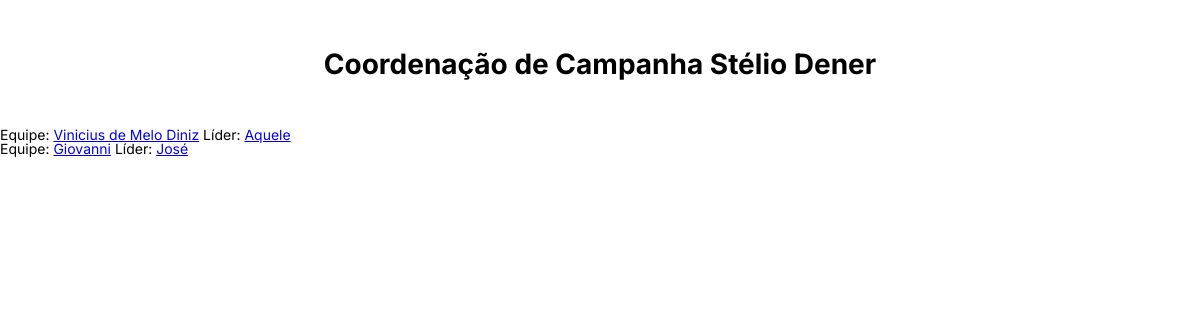
/líderes/, run on an earlier commit of the app's database.
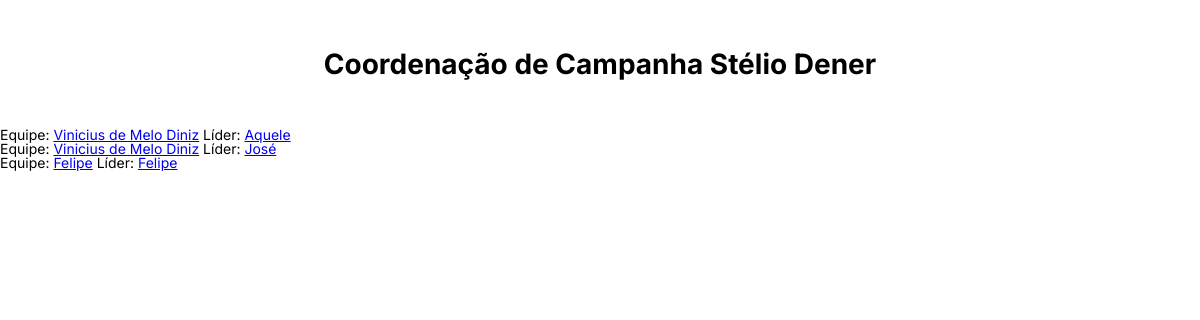
And on a later commit of the database.
### base/models.py (models this page shows, shortened)
class Equipe(models.Model):
    grupo = models.ForeignKey(Grupo, null=True, on_delete=models.RESTRICT)
    coordenador = models.ForeignKey(Pessoa, null=True, on_delete=models.RESTRICT)
    updated = models.DateTimeField(auto_now=True)
    created = models.DateTimeField(auto_now_add=True)
    def __str__(self):
        return self.coordenador.nome

class Pessoa(models.Model):
    nome = models.CharField(max_length=200)
    telefone = models.CharField(max_length=20, null=True, blank=True)
    logradouro = models.CharField(max_length=200, null=True, blank=True)
    bairro = models.CharField(max_length=200, null=True, blank=True)
    cidade = models.CharField(max_length=200, null=True, blank=True)
    cep = models.CharField(max_length=10, null=True, blank=True)
    cpf = models.CharField(max_length=14, null=True, blank=True, unique=True)
    nascimento = models.CharField(max_length=10, null=True, blank=True)
    updated = models.DateTimeField(auto_now=True)
    created = models.DateTimeField(auto_now_add=True)

class Líder(models.Model):
    equipe = models.ForeignKey(Equipe, null=True, on_delete=models.RESTRICT)
    líder = models.ForeignKey(Pessoa, null=True, on_delete=models.RESTRICT)
    updated = models.DateTimeField(auto_now=True)
    created = models.DateTimeField(auto_now_add=True)
    def __str__(self):
        return self.líder.nome

### base/views.py (called while the page is built)
def zipColaborador(colaboradores, superior_nome):
    colaboradores_tupla = []
    for colaborador in colaboradores:
        superior = getattr(colaborador, superior_nome)
        colaborador_tupla = (superior, colaborador)
        colaboradores_tupla.append(colaborador_tupla)
    return colaboradores_tupla

def líderes(request):
    líderes = Líder.objects.all()
    líderes_tupla = zipColaborador(líderes, 'equipe')
    context = {'colaboradores': líderes_tupla, 'colaborador_str': 'Líder',
               'colaborador_link': 'editar-líder', 'superior_str': 'Equipe', 'superior_link': 'editar-equipe'}
    return render(request, 'base/colaboradores.html', context)

### base/templates/base/colaboradores.html
{% extends 'main.html' %}
{% block content %}
    {% if colaborador_str == 'Grupo' %}
        {% for colaborador in colaboradores %}
            <div>
                {{colaborador_str}}: <a href="{% url colaborador_link colaborador.id %}">{{colaborador}}</a>
            </div>
        {% endfor %}
    {% else %}
        {% for superior, colaborador in colaboradores %}
            <div>
                {{superior_str}}: <a href="{% url superior_link superior.id %}">{{superior}}</a>
                {{colaborador_str}}: <a href="{% url colaborador_link colaborador.id %}">{{colaborador}}</a>
            </div>
        {% endfor %}
    {% endif %}
{% endblock content %}

What changed in the data, as far as the page shows it:
changed Equipe "José": coordenador.nome "Giovanni" → "Vinicius de Melo Diniz"
added Equipe: superior_str "Equipe", coordenador.nome "Felipe", colaborador_str "Líder", nome "Felipe"
